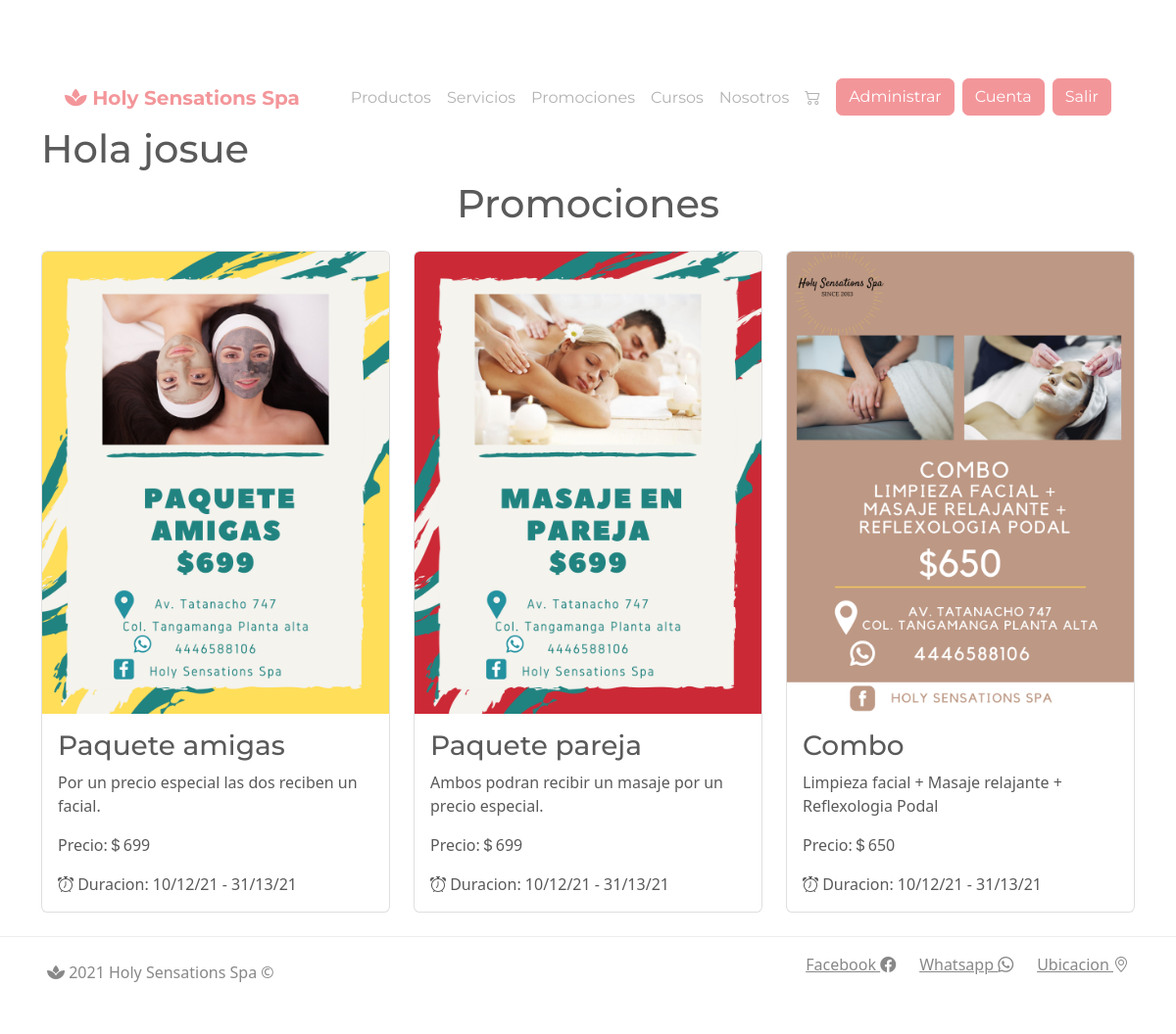
Page /promociones.php (signed in) on the committed database.
### tables this page shows
CREATE TABLE `promocion` (
  `idPromocion` int(11) NOT NULL,
  `Nombre` varchar(200) NOT NULL,
  `Descripcion` varchar(500) NOT NULL,
  `Precio` float NOT NULL,
  `Duracion` varchar(100) NOT NULL,
  `Imagen` varchar(1000) NOT NULL
);

### promociones.php (the view, shortened to what this page needs)
<?php
include("funciones.php");
$conn = conectaBD();
if (isset($_SESSION['idU']) && isset($_SESSION['nombre']))
{
    $rolUsr = recuperaRol($conn);
}
?>
<?php include("template/header.php");
if (isset($_SESSION['idU']) && isset($_SESSION['nombre']))
{
    if ($rolUsr == "Administrador") {
        echo "<h1>Hola " . $_SESSION['nombre'] . "</h1>";
    }
}
?>
<?php
include("administrador/config/bd.php");
$sentenciaSQL = $conexion->prepare("SELECT * FROM promocion");
$sentenciaSQL->execute();
$listaPromociones = $sentenciaSQL->fetchAll(PDO::FETCH_ASSOC);
?>
<div class="text-center">
    <h1>Promociones</h1>
</div>
<?php foreach ($listaPromociones as $promocion) { ?>
    <div class="col-md-4 mt-3">
        <div class="card">
            <img class="card-img-top" src="./img/<?php echo $promocion['Imagen']; ?>" alt="">
            <div class="card-body">
                <h3 class="card-title"> <?php echo $promocion['Nombre']; ?></h3>
                <p class="card-text"><?php echo $promocion['Descripcion']; ?></p>
                <p class="card-text">Precio:<i class="bi bi-currency-dollar"></i><?php echo $promocion['Precio']; ?></p>
                <p class="card-text"><i class="bi bi-alarm"></i> Duracion:<?php echo $promocion['Duracion']; ?></p>
            </div>
        </div>
    </div>
<?php  } ?>
<?php include("template/footer.php");
?>

### css/carousel.css (style rules this page uses)
body { padding-top: 3rem; padding-bottom: 3rem; color: #5a5a5a; }

### rows in the picture
promocion: Imagen (picture), Nombre "Paquete amigas", Descripcion "Por un precio especial las dos reciben un facial.", Precio "699", Duracion "10/12/21 - 31/13/21"
promocion: Imagen (picture), Nombre "Paquete pareja", Descripcion "Ambos podran recibir un masaje por un precio especial.", Precio "699", Duracion "10/12/21 - 31/13/21"
promocion: Imagen (picture), Nombre "Combo", Descripcion "Limpieza facial + Masaje relajante + Reflexologia Podal", Precio "650", Duracion "10/12/21 - 31/13/21"

### other values in the picture
$_SESSION['nombre'] "josue"
